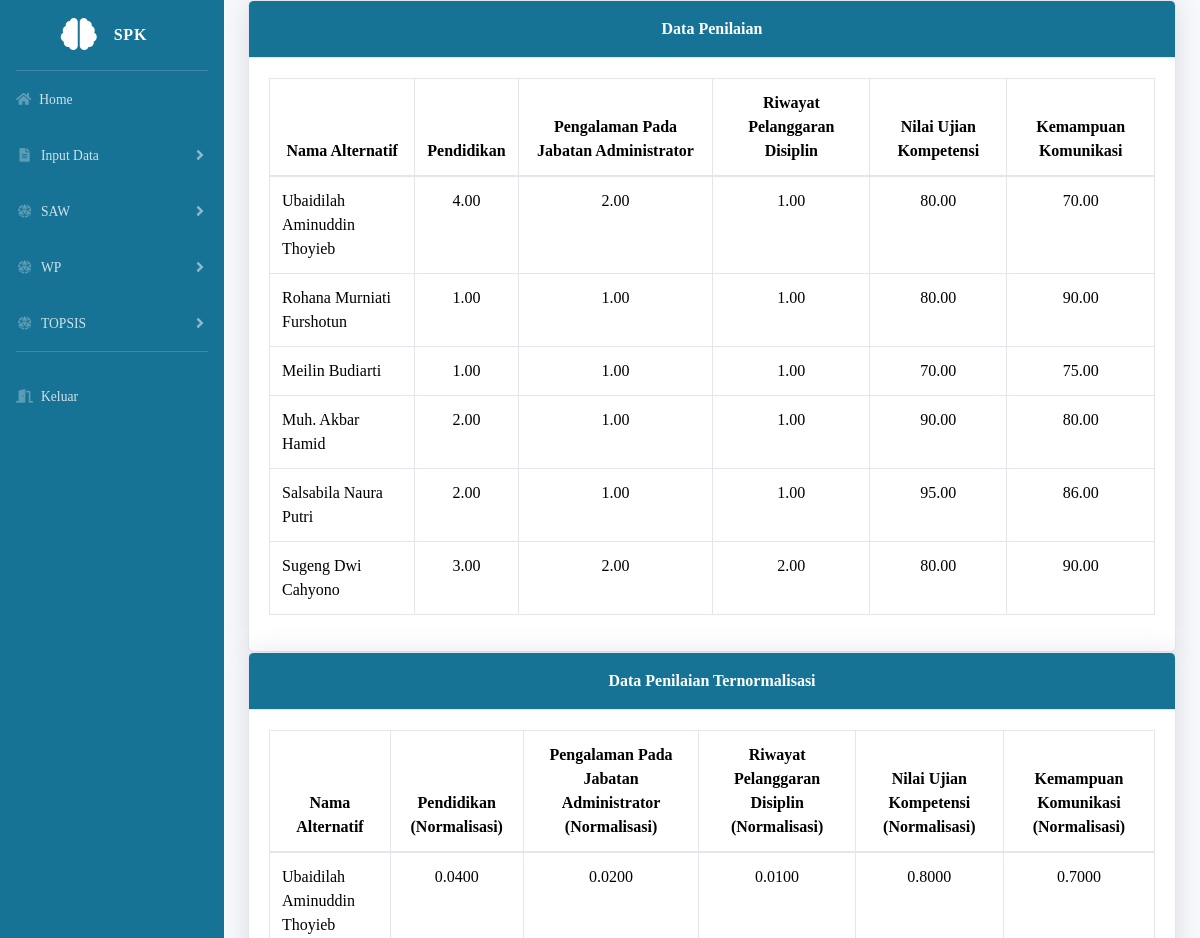
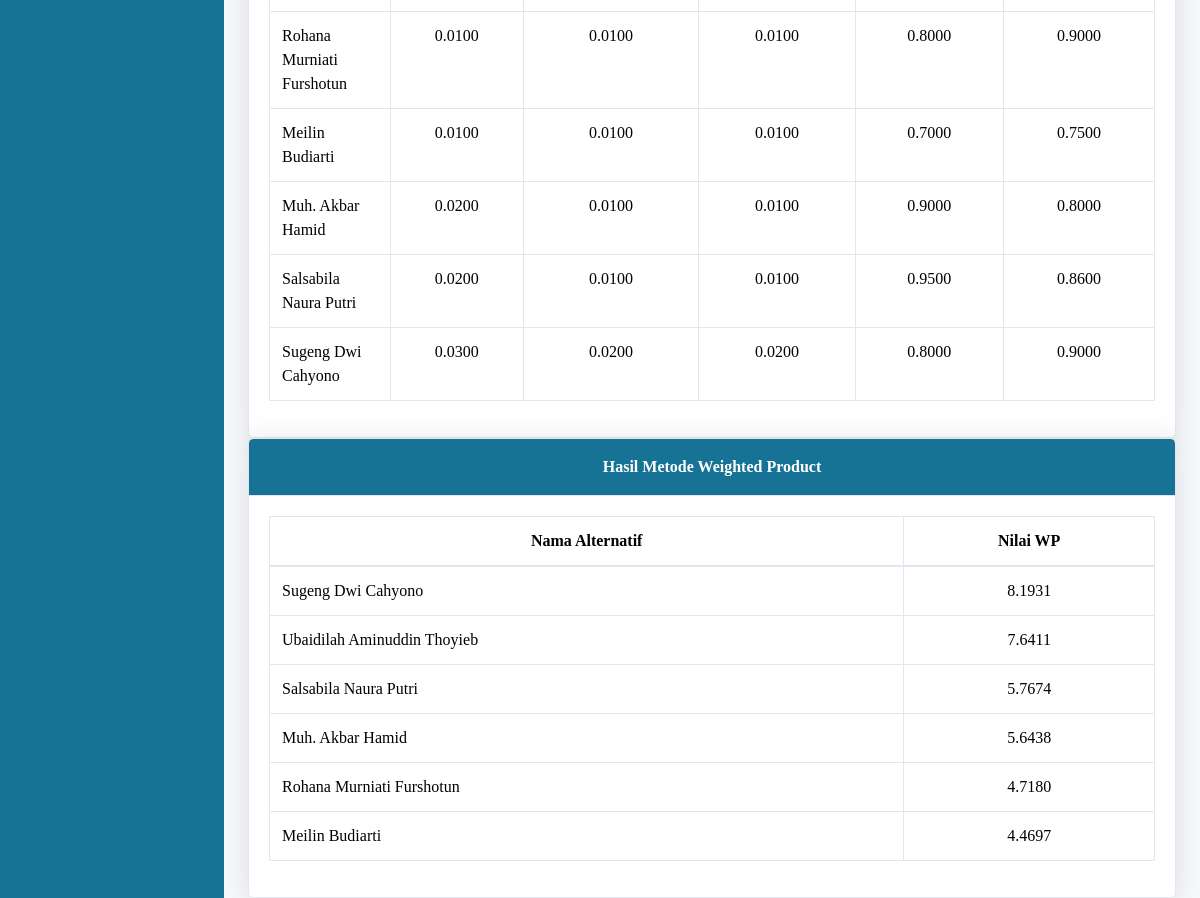
The app's page /dashboard.php?url=modelwp (signed in), older data (2 pictures, top to bottom).
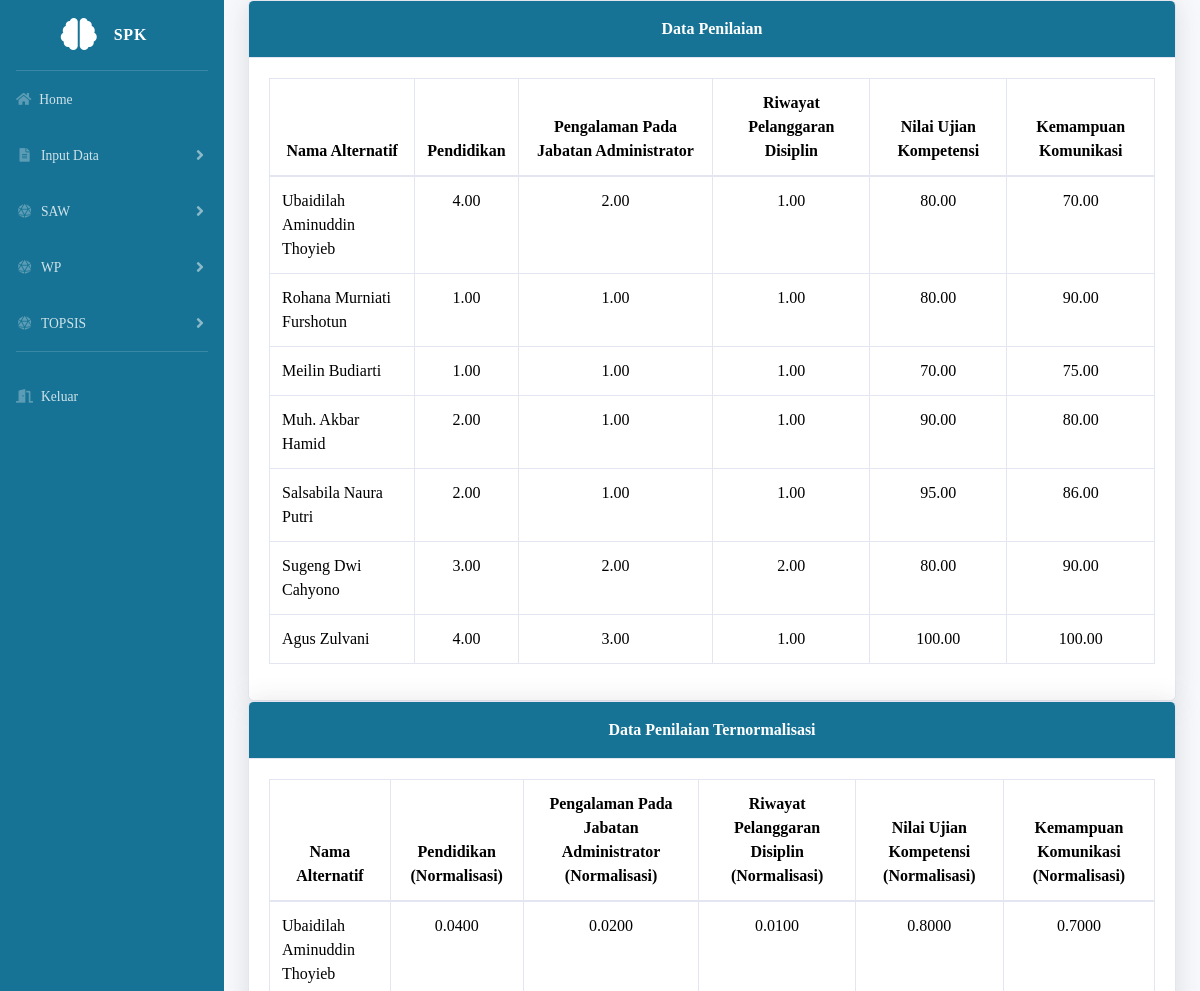
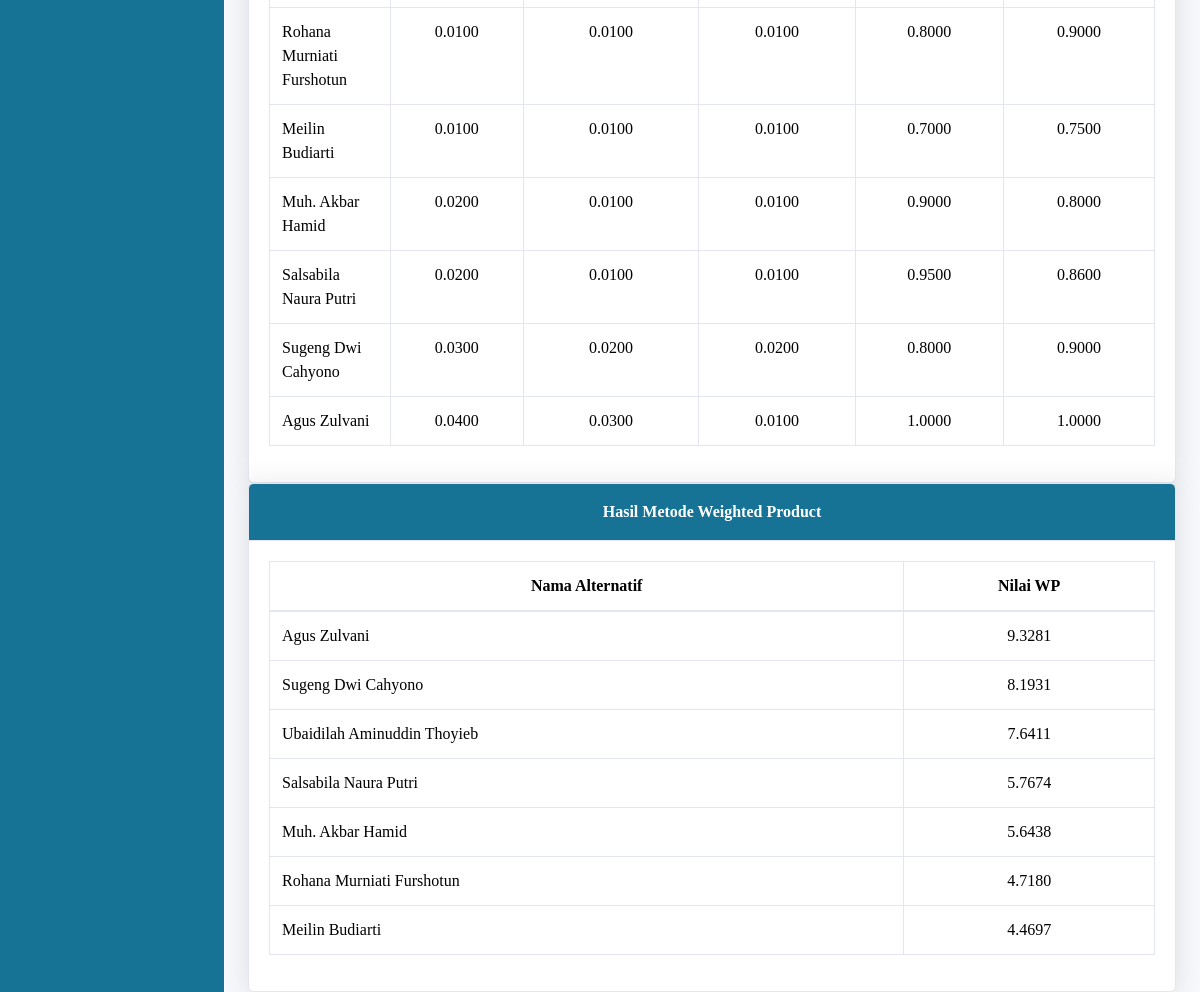
The same page, newer data (2 pictures, top to bottom).
### tables this page shows
CREATE TABLE `Kriteria` (
  `id_kriteria` int(11) NOT NULL,
  `nama_kriteria` varchar(255) NOT NULL,
  `bobot_kriteria` decimal(5,2) DEFAULT NULL,
  `tipe_kriteria` enum('benefit','cost') DEFAULT NULL,
  `punyasub` enum('0','1') NOT NULL DEFAULT '0'
);

CREATE TABLE `SubKriteria` (
  `id_subkriteria` int(11) NOT NULL,
  `id_kriteria` int(11) DEFAULT NULL,
  `nama_subkriteria` varchar(255) NOT NULL,
  `bobot_subkriteria` decimal(5,2) NOT NULL,
  `tipe_subkriteria` enum('benefit','cost') NOT NULL
);

### modelwp.php (the view, shortened to what the changed rows need)
<!DOCTYPE html>
<html lang="en">
<head>
</head>
<body>
    <div class="card shadow">
        <div class="card-body">
            <div class="table-responsive">
                <table class="table table-bordered">
                    <thead>
                        <tr>
                            <th scope="col" style="color: black; text-align: center">Nama Alternatif</th>
                            <?php
                            require 'config/koneksi.php';
                            $kriteriaQuery = mysqli_query($conn, "SELECT * FROM Kriteria");
                            while ($kriteria = mysqli_fetch_array($kriteriaQuery)) {
                                if ($kriteria['punyasub'] == 0) {
                                    echo "<th scope='col' style='color: black; text-align: center'>" . $kriteria['nama_kriteria'] . "</th>";
                                } else {
                                    $subKriteriaQuery = mysqli_query($conn, "SELECT * FROM SubKriteria WHERE id_kriteria = '" . $kriteria['id_kriteria'] . "'");
                                    while ($subKriteria = mysqli_fetch_array($subKriteriaQuery)) {
                                        echo "<th scope='col' style='color: black; text-align: center'>" . $subKriteria['nama_subkriteria'] . "</th>";
                                    }
                                }
                            }
                            ?>
                        </tr>
                    </thead>
                    <tbody>
                        <?php
                        $sql = "
                SELECT
                    a.id_alternatif,
                    a.nama_alternatif,
                    k.id_kriteria,
                    k.nama_kriteria,
                    sk.id_subkriteria,
                    sk.nama_subkriteria,
                    p.nilai
                FROM
                    Penilaian p
                JOIN
                    Alternatif a ON p.id_alternatif = a.id_alternatif
                JOIN
                    Kriteria k ON p.id_kriteria = k.id_kriteria
                LEFT JOIN
                    SubKriteria sk ON p.id_subkriteria = sk.id_subkriteria
                WHERE
                    a.status_alternatif = '1'
                ORDER BY
                    a.id_alternatif, k.id_kriteria, sk.id_subkriteria;
            ";
                        $result = mysqli_query($conn, $sql);
                        $dataByAlternatif = [];
                        while ($data = mysqli_fetch_array($result)) {
                            $dataByAlternatif[$data['id_alternatif']]['nama_alternatif'] = $data['nama_alternatif'];
                            if (!is_null($data['nama_subkriteria'])) {
                                $dataByAlternatif[$data['id_alternatif']]['penilaian'][$data['nama_subkriteria']] = $data['nilai'];
                            } else {
                                $dataByAlternatif[$data['id_alternatif']]['penilaian'][$data['nama_kriteria']] = $data['nilai'];
                            }
                        }
                        $resultWP = [];
                        foreach ($dataByAlternatif as $id_alternatif => $dataAlternatif) {
                            $nilaiWP = 1;
                            echo "<tr>";
                            echo "<td style='color: black'>" . $dataAlternatif['nama_alternatif'] . "</td>";
                            $kriteriaQuery = mysqli_query($conn, "SELECT * FROM Kriteria");
                            while ($kriteria = mysqli_fetch_array($kriteriaQuery)) {
                                if ($kriteria['punyasub'] == 0) {
                                    $bobot = $kriteria['bobot_kriteria'];
                                    $nilai = isset($dataAlternatif['penilaian'][$kriteria['nama_kriteria']]) ? $dataAlternatif['penilaian'][$kriteria['nama_kriteria']] : 0;
                                    $nilaiWP *= pow($nilai, $bobot);
                                    echo "<td style='color: black; text-align: center'>$nilai</td>";
                                } else {
                                    $subKriteriaQuery = mysqli_query($conn, "SELECT * FROM SubKriteria WHERE id_kriteria = '" . $kriteria['id_kriteria'] . "'");
                                    while ($subKriteria = mysqli_fetch_array($subKriteriaQuery)) {
                                        $bobot = $subKriteria['bobot_subkriteria'];
                                        $nilaiSubKriteria = isset($dataAlternatif['penilaian'][$subKriteria['nama_subkriteria']]) ? $dataAlternatif['penilaian'][$subKriteria['nama_subkriteria']] : 0;
                                        $nilaiWP *= pow($nilaiSubKriteria, $bobot);
                                        echo "<td style='color: black; text-align: center'>$nilaiSubKriteria</td>";
                                    }
                                }
                            }
                            $resultWP[$id_alternatif] = $nilaiWP;
                            echo "</tr>";
                        }
                        ?>
                    </tbody>
                </table>
            </div>
        </div>
    </div>
    <div class="card shadow">
        <div class="card-body">
            <table class="table table-bordered">
                <thead>
                    <tr>
                        <th scope="col" style="color: black; text-align: center">Nama Alternatif</th>
                        <?php
                        $kriteriaQuery = mysqli_query($conn, "SELECT * FROM Kriteria");
                        while ($kriteria = mysqli_fetch_array($kriteriaQuery)) {
                            if ($kriteria['punyasub'] == 0) {
                                echo "<th scope='col' style='color: black; text-align: center'>" . $kriteria['nama_kriteria'] . " (Normalisasi)</th>";
                            } else {
                                $subKriteriaQuery = mysqli_query($conn, "SELECT * FROM SubKriteria WHERE id_kriteria = '" . $kriteria['id_kriteria'] . "'");
                                while ($subKriteria = mysqli_fetch_array($subKriteriaQuery)) {
                                    echo "<th scope='col' style='color: black; text-align: center'>" . $subKriteria['nama_subkriteria'] . " (Normalisasi)</th>";
                                }
                            }
                        }
                        ?>
                    </tr>
                </thead>
                <tbody>
                    <?php
                    foreach ($dataByAlternatif as $id_alternatif => $dataAlternatif) {
                        echo "<tr>";
                        echo "<td style='color: black'>" . $dataAlternatif['nama_alternatif'] . "</td>";
                        $kriteriaQuery = mysqli_query($conn, "SELECT * FROM Kriteria");
                        while ($kriteria = mysqli_fetch_array($kriteriaQuery)) {
                            if ($kriteria['punyasub'] == 0) {
                                $nilai = isset($dataAlternatif['penilaian'][$kriteria['nama_kriteria']]) ? $dataAlternatif['penilaian'][$kriteria['nama_kriteria']] : 0;
                                $normalisasi = $nilai / 100;
                                echo "<td style='color: black; text-align: center'>" . number_format($normalisasi, 4) . "</td>";
                            } else {
                                $subKriteriaQuery = mysqli_query($conn, "SELECT * FROM SubKriteria WHERE id_kriteria = '" . $kriteria['id_kriteria'] . "'");
                                while ($subKriteria = mysqli_fetch_array($subKriteriaQuery)) {
                                    $nilaiSubKriteria = isset($dataAlternatif['penilaian'][$subKriteria['nama_subkriteria']]) ? $dataAlternatif['penilaian'][$subKriteria['nama_subkriteria']] : 0;
                                    $normalisasiSubKriteria = $nilaiSubKriteria / 100;
                                    echo "<td style='color: black; text-align: center'>" . number_format($normalisasiSubKriteria, 4) . "</td>";
                                }
                            }
                        }
                        echo "</tr>";
                    }
                    ?>
                </tbody>
            </table>
        </div>
    </div>
    <div class="card shadow">
        <div class="card-body">
            <table class="table table-bordered">
                <thead>
                    <tr>
                        <th scope="col" style="color: black; text-align: center">Nama Alternatif</th>
                        <th scope="col" style="color: black; text-align: center">Nilai WP</th>
                    </tr>
                </thead>
                <tbody>
                    <?php
                    arsort($resultWP);
                    foreach ($resultWP as $id_alternatif => $nilaiWP) {
                        echo "<tr>";
                        echo "<td style='color: black'>" . $dataByAlternatif[$id_alternatif]['nama_alternatif'] . "</td>";
                        echo "<td style='color: black; text-align: center'>" . number_format($nilaiWP, 4) . "</td>";
                        echo "</tr>";
                    }
                    ?>
                </tbody>
            </table>
        </div>
    </div>
</body>
</html>

Row changes from the older to the newer data that the page shows:
now on one of the page's lists (row unchanged): kriteria: nama_kriteria "4.00", nama_kriteria "0.0400"
changed kriteria (number 2 of 4 on the later page): gains subkriteria (nama_subkriteria "Pengalaman Pada Jabatan Administrator", nama_subkriteria "2.00", nama_subkriteria "1.00", nama_subkriteria "3.00", nama_subkriteria "0.0200", nama_subkriteria "0.0100", nama_subkriteria "0.0300"); gains subkriteria (nama_subkriteria "Riwayat Pelanggaran Disiplin", nama_subkriteria "1.00", nama_subkriteria "2.00", nama_subkriteria "0.0100", nama_subkriteria "0.0200")
now on one of the page's lists (row unchanged): kriteria: nama_kriteria "100.00", nama_kriteria "1.0000"
now on one of the page's lists (row unchanged): kriteria: nama_kriteria "100.00", nama_kriteria "1.0000"
Text that changed along with them:
new list line: "Agus Zulvani"
new list line: "Agus Zulvani 9.3281"
